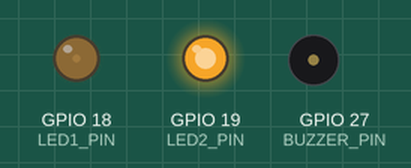
Simulated run of this program. Board: ESP32. On the bench: output pins drawn as LEDs (lit = HIGH), buzzer (waves = sounding).

Above: at 0.15 s.
At 1.97 s:
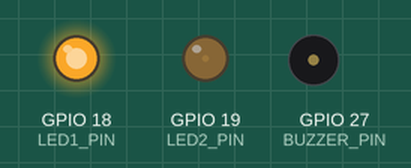
At 8.18 s:
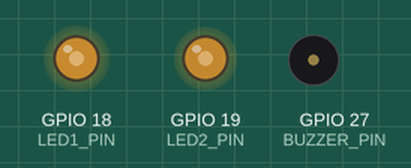
At 16.82 s:
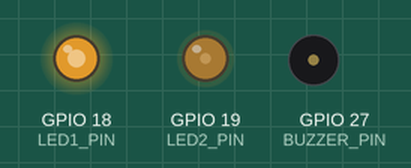
At 24.85 s:
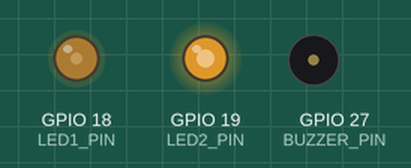
At 33.7 s:
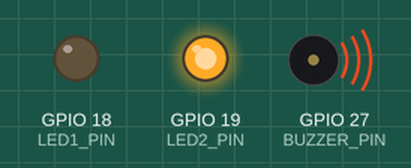
Timing chart, 0 to 40.0 s (numbered marks = the images above):
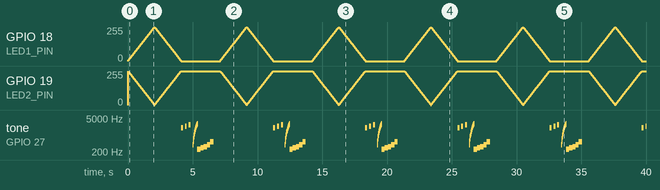

The program:

main.cpp
```cpp
//NOOR FATIMA
//23-NTU-CS-1083
//BSCS 5TH A
#include <Arduino.h>

// --- LED Configuration ---
#define LED1_PIN 18
#define LED2_PIN 19
#define LED1_CH  0
#define LED2_CH  1
#define LED_FREQ 5000
#define LED_RES  8

// --- Buzzer Configuration ---
#define BUZZER_PIN 27
#define BUZZER_CH  2
#define BUZZER_RES 10     // 10-bit => 0–1023
#define BUZZER_VOLUME 800 // Higher = louder (max 1023)

void setup() {
  // --- Setup LEDs ---
  ledcSetup(LED1_CH, LED_FREQ, LED_RES);
  ledcAttachPin(LED1_PIN, LED1_CH);

  ledcSetup(LED2_CH, LED_FREQ, LED_RES);
  ledcAttachPin(LED2_PIN, LED2_CH);

  // --- Setup Buzzer ---
  ledcSetup(BUZZER_CH, 2000, BUZZER_RES);
  ledcAttachPin(BUZZER_PIN, BUZZER_CH);
}

void playTone(int freq, int duration) {
  ledcWriteTone(BUZZER_CH, freq);       // set frequency
  ledcWrite(BUZZER_CH, BUZZER_VOLUME);  // set loudness
  delay(duration);
  ledcWrite(BUZZER_CH, 0);              // turn off
}

void loop() {
  // --- LED Fade Cycle ---
  for (int d = 0; d <= 255; d++) {
    ledcWrite(LED1_CH, d);
    ledcWrite(LED2_CH, 255 - d);  // Opposite fade
    delay(8);
  }
  for (int d = 255; d >= 0; d--) {
    ledcWrite(LED1_CH, d);
    ledcWrite(LED2_CH, 255 - d);
    delay(8);
  }

  // --- Repeating Buzzer Pattern ---
  // 1. Three loud beeps
  for (int i = 0; i < 3; i++) {
    playTone(2000 + i * 300, 150);
    delay(150);
  }

  // 2. Frequency sweep
  for (int f = 400; f <= 3000; f += 150) {
    playTone(f, 20);
  }

  // 3. Melody
  int melody[] = {262, 294, 330, 392, 523};
  for (int i = 0; i < 5; i++) {
    playTone(melody[i], 250);
  }

  ledcWrite(BUZZER_CH, 0); // Stop buzzer
  delay(500);
}
```

Measured:
- by itself, tone on GPIO 27 (BUZZER_PIN): plays 2000 Hz for 0.15 s, 2300 Hz for 0.15 s, 2600 Hz for 0.15 s, 400 Hz for 0.02 s, 550 Hz for 0.02 s, 700 Hz for 0.02 s … (132 notes in this stretch)
